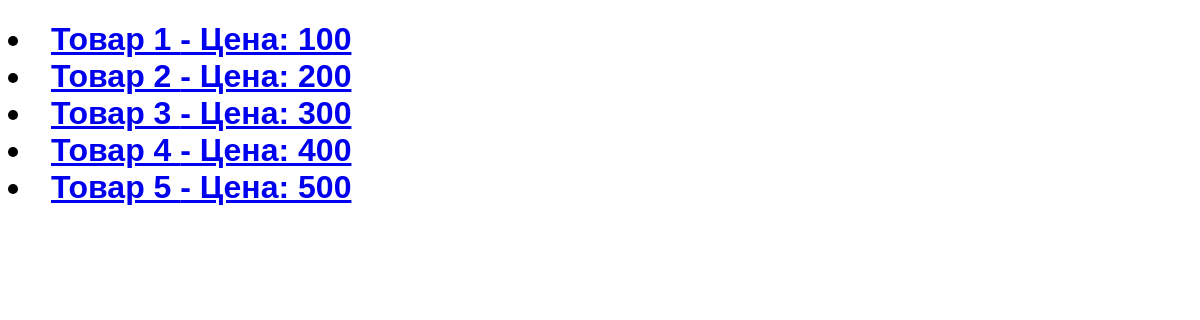
The page /shop on the database as committed earlier.
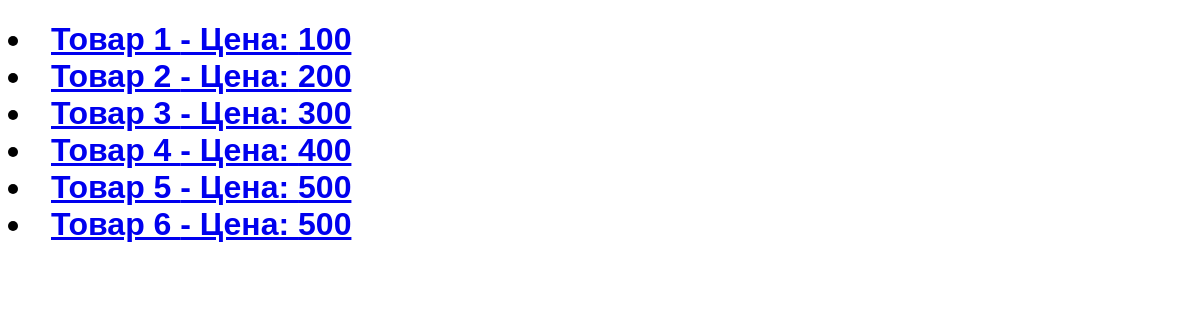
The same page on the database as committed later.
### shop/models.py (models this page shows, shortened)
class Item(models.Model):
    name = models.CharField(max_length=30)
    price = models.IntegerField()

### shop/views.py (the view)
# urls.py: path('shop', list_item, name='list_item'),
def list_item(request):
    items = Item.objects.filter()
    context = {
        "items": items,
    }
    return render(request, "list_item.html", context)

### shop/templates/list_item.html (shortened to what this page needs)
<!DOCTYPE html>
<html lang="en">
  <head>
  </head>
  <body>
    <h1>
      {% for item in items %}
        <li>
          <a href="{% url 'detail_item' item.id %}">{{ item.name }} - Цена: {{ item.price }}</a>
        </li>
      {% endfor %}
    </h1>
  </body>
</html>

### shop/templates/list_item.html (style rules this page uses)
h1 { font-family: "Gill Sans", "Gill Sans MT", Calibri, sans-serif; }

Rows that differ between the two databases and show on the page:
added Item: name "Товар 6", price "500"
